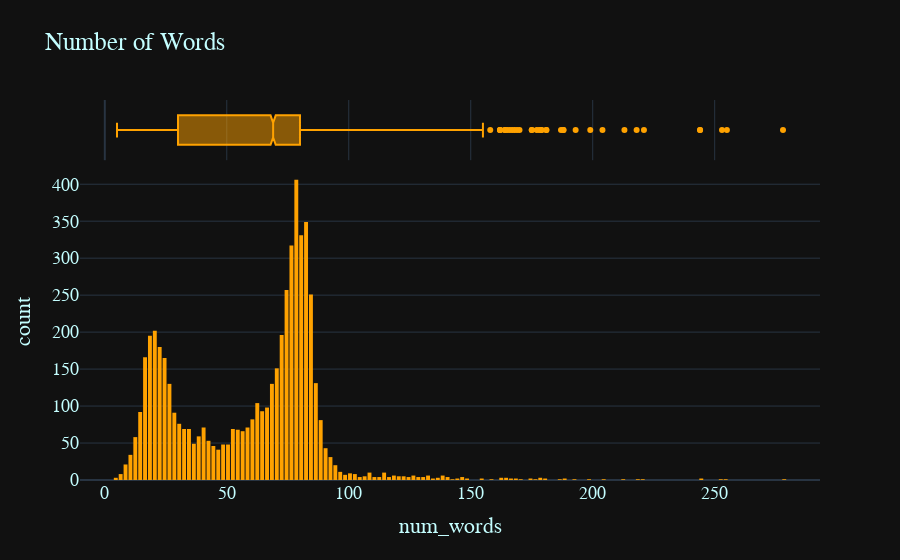

Notebook code for this chart:
### Code cell
fig = px.histogram(
    train,
    x=train["num_words"],
    marginal="box",
    title="Number of Words",
    color_discrete_sequence=["#FFA200"]
)
fig.update_layout(bargap=0.2)
fig.update_layout(template="plotly_dark", font=dict(
    family="PT Sans", size=18, color="#C4FEFF"))
fig.show()

### Figure 1 — Plotly figure (JSON) as saved in the notebook; plotly's stock layout.template omitted (floating-point values rounded to 4 significant figures; data arrays with more than 128 entries replaced by an {"elided": "..."} marker saying what was removed)
{"data": [{"alignmentgroup": "True", "bingroup": "x", "hovertemplate": "num_words=%{x}<br>count=%{y}<extra></extra>", "legendgroup": "", "marker": {"color": "#FFA200", "pattern": {"shape": ""}}, "name": "", "offsetgroup": "", "orientation": "v", "showlegend": false, "type": "histogram", "x": {"elided": "5495 int values"}, "xaxis": "x", "yaxis": "y"}, {"alignmentgroup": "True", "hovertemplate": "num_words=%{x}<extra></extra>", "legendgroup": "", "marker": {"color": "#FFA200"}, "name": "", "notched": true, "offsetgroup": "", "showlegend": false, "type": "box", "x": {"elided": "5495 int values"}, "xaxis": "x2", "yaxis": "y2"}], "layout": {"bargap": 0.2, "barmode": "relative", "font": {"color": "#C4FEFF", "family": "PT Sans", "size": 18}, "legend": {"tracegroupgap": 0}, "title": {"text": "Number of Words"}, "xaxis": {"anchor": "y", "domain": [0, 1], "title": {"text": "num_words"}}, "xaxis2": {"anchor": "y2", "domain": [0, 1], "matches": "x", "showgrid": true, "showticklabels": false}, "yaxis": {"anchor": "x", "domain": [0, 0.8316], "title": {"text": "count"}}, "yaxis2": {"anchor": "x2", "domain": [0.8416, 1], "matches": "y2", "showgrid": false, "showline": false, "showticklabels": false, "ticks": ""}}}
